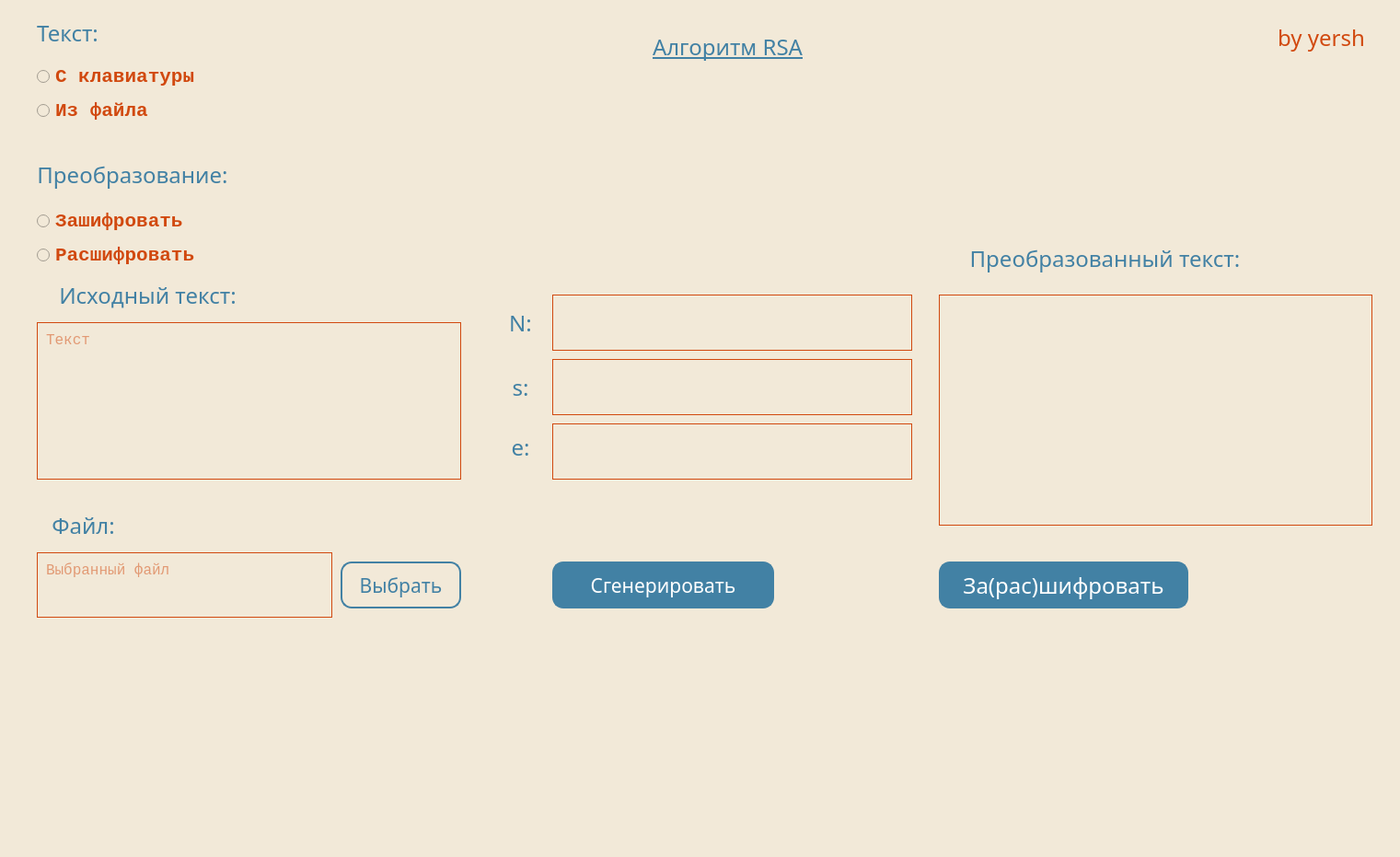
<?xml version="1.0" encoding="UTF-8"?>
<ui version="4.0">
 <class>MainWindow</class>
 <widget class="QMainWindow" name="MainWindow">
  <property name="geometry">
   <rect>
    <x>0</x>
    <y>0</y>
    <width>1521</width>
    <height>931</height>
   </rect>
  </property>
  <property name="sizePolicy">
   <sizepolicy hsizetype="Maximum" vsizetype="Maximum">
    <horstretch>0</horstretch>
    <verstretch>0</verstretch>
   </sizepolicy>
  </property>
  <property name="font">
   <font>
    <family>Arial</family>
    <pointsize>8</pointsize>
   </font>
  </property>
  <property name="windowTitle">
   <string>RSA</string>
  </property>
  <property name="styleSheet">
   <string notr="true">background-color: #F2E9D8;
color: #D1490F;
</string>
  </property>
  <widget class="QWidget" name="centralwidget">
   <widget class="QLabel" name="label_converted_text">
    <property name="geometry">
     <rect>
      <x>1020</x>
      <y>250</y>
      <width>361</width>
      <height>61</height>
     </rect>
    </property>
    <property name="font">
     <font>
      <family>NiseSega Cyrillic</family>
      <pointsize>18</pointsize>
     </font>
    </property>
    <property name="styleSheet">
     <string notr="true">color: #4281A4;</string>
    </property>
    <property name="text">
     <string>Преобразованный текст:</string>
    </property>
    <property name="alignment">
     <set>Qt::AlignCenter</set>
    </property>
   </widget>
   <widget class="QTextEdit" name="original_text">
    <property name="geometry">
     <rect>
      <x>40</x>
      <y>350</y>
      <width>461</width>
      <height>171</height>
     </rect>
    </property>
    <property name="font">
     <font>
      <family>Consolas</family>
      <pointsize>12</pointsize>
     </font>
    </property>
    <property name="styleSheet">
     <string notr="true">border-color: white;
padding: 5px;</string>
    </property>
    <property name="frameShape">
     <enum>QFrame::Box</enum>
    </property>
    <property name="frameShadow">
     <enum>QFrame::Plain</enum>
    </property>
    <property name="placeholderText">
     <string>Текст</string>
    </property>
   </widget>
   <widget class="QPushButton" name="btn_performing">
    <property name="geometry">
     <rect>
      <x>1020</x>
      <y>610</y>
      <width>271</width>
      <height>51</height>
     </rect>
    </property>
    <property name="font">
     <font>
      <family>NiseSega Cyrillic</family>
      <pointsize>18</pointsize>
     </font>
    </property>
    <property name="styleSheet">
     <string notr="true">QPushButton {
color: white;
border: 2px solid #4281A4;
background-color: #4281A4;
border-radius: 12px;
}
QPushButton:hover {
background-color: rgba(255, 255, 255, 40);
}
QPushButton:pressed {
background-color: rgba(255, 255, 255, 90);
}</string>
    </property>
    <property name="text">
     <string>За(рас)шифровать</string>
    </property>
   </widget>
   <widget class="QWidget" name="layoutWidget">
    <property name="geometry">
     <rect>
      <x>40</x>
      <y>160</y>
      <width>291</width>
      <height>133</height>
     </rect>
    </property>
    <layout class="QVBoxLayout" name="verticalLayout">
     <item alignment="Qt::AlignLeft">
      <widget class="QLabel" name="label_performing">
       <property name="font">
        <font>
         <family>NiseSega Cyrillic</family>
         <pointsize>18</pointsize>
        </font>
       </property>
       <property name="styleSheet">
        <string notr="true">color: #4281A4;
</string>
       </property>
       <property name="text">
        <string>Преобразование:</string>
       </property>
       <property name="alignment">
        <set>Qt::AlignCenter</set>
       </property>
      </widget>
     </item>
     <item>
      <widget class="QRadioButton" name="radio_encode">
       <property name="enabled">
        <bool>true</bool>
       </property>
       <property name="font">
        <font>
         <family>Consolas</family>
         <pointsize>16</pointsize>
         <bold>true</bold>
        </font>
       </property>
       <property name="text">
        <string>Зашифровать</string>
       </property>
       <attribute name="buttonGroup">
        <string notr="true">buttonGroup</string>
       </attribute>
      </widget>
     </item>
     <item>
      <widget class="QRadioButton" name="radio_decode">
       <property name="enabled">
        <bool>true</bool>
       </property>
       <property name="font">
        <font>
         <family>Consolas</family>
         <pointsize>16</pointsize>
         <bold>true</bold>
        </font>
       </property>
       <property name="text">
        <string>Расшифровать</string>
       </property>
       <attribute name="buttonGroup">
        <string notr="true">buttonGroup</string>
       </attribute>
      </widget>
     </item>
     <item>
      <layout class="QHBoxLayout" name="horizontalLayout"/>
     </item>
    </layout>
   </widget>
   <widget class="QTextEdit" name="converted_text">
    <property name="geometry">
     <rect>
      <x>1020</x>
      <y>320</y>
      <width>471</width>
      <height>251</height>
     </rect>
    </property>
    <property name="font">
     <font>
      <family>Consolas</family>
      <pointsize>12</pointsize>
     </font>
    </property>
    <property name="styleSheet">
     <string notr="true">border-color: white;
padding: 5px;</string>
    </property>
    <property name="frameShape">
     <enum>QFrame::Box</enum>
    </property>
    <property name="frameShadow">
     <enum>QFrame::Plain</enum>
    </property>
    <property name="readOnly">
     <bool>true</bool>
    </property>
    <property name="placeholderText">
     <string/>
    </property>
   </widget>
   <widget class="QWidget" name="layoutWidget_2">
    <property name="geometry">
     <rect>
      <x>40</x>
      <y>10</y>
      <width>271</width>
      <height>126</height>
     </rect>
    </property>
    <layout class="QVBoxLayout" name="verticalLayout_4">
     <item alignment="Qt::AlignLeft">
      <widget class="QLabel" name="label_text">
       <property name="font">
        <font>
         <family>NiseSega Cyrillic</family>
         <pointsize>18</pointsize>
        </font>
       </property>
       <property name="styleSheet">
        <string notr="true">color: #4281A4;
</string>
       </property>
       <property name="text">
        <string>Текст:</string>
       </property>
       <property name="alignment">
        <set>Qt::AlignCenter</set>
       </property>
      </widget>
     </item>
     <item>
      <widget class="QRadioButton" name="radio_from_line">
       <property name="enabled">
        <bool>true</bool>
       </property>
       <property name="font">
        <font>
         <family>Consolas</family>
         <pointsize>16</pointsize>
         <bold>true</bold>
        </font>
       </property>
       <property name="text">
        <string>С клавиатуры</string>
       </property>
      </widget>
     </item>
     <item>
      <layout class="QHBoxLayout" name="horizontalLayout_4">
       <item>
        <widget class="QRadioButton" name="radio_from_file">
         <property name="enabled">
          <bool>true</bool>
         </property>
         <property name="font">
          <font>
           <family>Consolas</family>
           <pointsize>16</pointsize>
           <bold>true</bold>
          </font>
         </property>
         <property name="text">
          <string>Из файла</string>
         </property>
        </widget>
       </item>
      </layout>
     </item>
    </layout>
   </widget>
   <widget class="QPushButton" name="btn_open_file">
    <property name="geometry">
     <rect>
      <x>370</x>
      <y>610</y>
      <width>131</width>
      <height>51</height>
     </rect>
    </property>
    <property name="font">
     <font>
      <family>NiseSega Cyrillic</family>
      <pointsize>16</pointsize>
     </font>
    </property>
    <property name="styleSheet">
     <string notr="true">QPushButton {
color: #4281A4;
border: 2px solid #4281A4;
border-radius: 12px;
}
QPushButton:hover {
background-color: rgba(255, 255, 255, 40);
}
QPushButton:pressed {
background-color: rgba(255, 255, 255, 90);
}</string>
    </property>
    <property name="text">
     <string>Выбрать</string>
    </property>
   </widget>
   <widget class="QLabel" name="label_open_key_n">
    <property name="geometry">
     <rect>
      <x>540</x>
      <y>320</y>
      <width>51</width>
      <height>61</height>
     </rect>
    </property>
    <property name="font">
     <font>
      <family>NiseSega Cyrillic</family>
      <pointsize>18</pointsize>
     </font>
    </property>
    <property name="styleSheet">
     <string notr="true">color: #4281A4;</string>
    </property>
    <property name="text">
     <string>N:</string>
    </property>
    <property name="alignment">
     <set>Qt::AlignCenter</set>
    </property>
   </widget>
   <widget class="QTextEdit" name="text_open_key_n">
    <property name="geometry">
     <rect>
      <x>600</x>
      <y>320</y>
      <width>391</width>
      <height>61</height>
     </rect>
    </property>
    <property name="font">
     <font>
      <family>Consolas</family>
      <pointsize>12</pointsize>
     </font>
    </property>
    <property name="styleSheet">
     <string notr="true">border-color: white;
padding: 5px;</string>
    </property>
    <property name="frameShape">
     <enum>QFrame::Box</enum>
    </property>
    <property name="frameShadow">
     <enum>QFrame::Plain</enum>
    </property>
    <property name="readOnly">
     <bool>false</bool>
    </property>
    <property name="placeholderText">
     <string/>
    </property>
   </widget>
   <widget class="QTextEdit" name="text_open_key_s">
    <property name="geometry">
     <rect>
      <x>600</x>
      <y>390</y>
      <width>391</width>
      <height>61</height>
     </rect>
    </property>
    <property name="font">
     <font>
      <family>Consolas</family>
      <pointsize>12</pointsize>
     </font>
    </property>
    <property name="styleSheet">
     <string notr="true">border-color: white;
padding: 5px;</string>
    </property>
    <property name="frameShape">
     <enum>QFrame::Box</enum>
    </property>
    <property name="frameShadow">
     <enum>QFrame::Plain</enum>
    </property>
    <property name="readOnly">
     <bool>false</bool>
    </property>
    <property name="placeholderText">
     <string/>
    </property>
   </widget>
   <widget class="QLabel" name="label_open_key_s">
    <property name="geometry">
     <rect>
      <x>540</x>
      <y>390</y>
      <width>51</width>
      <height>61</height>
     </rect>
    </property>
    <property name="font">
     <font>
      <family>NiseSega Cyrillic</family>
      <pointsize>18</pointsize>
     </font>
    </property>
    <property name="styleSheet">
     <string notr="true">color: #4281A4;</string>
    </property>
    <property name="text">
     <string>s:</string>
    </property>
    <property name="alignment">
     <set>Qt::AlignCenter</set>
    </property>
   </widget>
   <widget class="QPushButton" name="btn_generate_open_keys">
    <property name="geometry">
     <rect>
      <x>600</x>
      <y>610</y>
      <width>241</width>
      <height>51</height>
     </rect>
    </property>
    <property name="font">
     <font>
      <family>NiseSega Cyrillic</family>
      <pointsize>16</pointsize>
     </font>
    </property>
    <property name="styleSheet">
     <string notr="true">QPushButton {
color: white;
border: 2px solid #4281A4;
background-color: #4281A4;
border-radius: 12px;
}
QPushButton:hover {
background-color: rgba(255, 255, 255, 40);
}
QPushButton:pressed {
background-color: rgba(255, 255, 255, 90);
}</string>
    </property>
    <property name="text">
     <string>Сгенерировать</string>
    </property>
   </widget>
   <widget class="QLabel" name="label_closed_key_e">
    <property name="geometry">
     <rect>
      <x>540</x>
      <y>460</y>
      <width>51</width>
      <height>51</height>
     </rect>
    </property>
    <property name="font">
     <font>
      <family>NiseSega Cyrillic</family>
      <pointsize>18</pointsize>
     </font>
    </property>
    <property name="styleSheet">
     <string notr="true">color: #4281A4;</string>
    </property>
    <property name="text">
     <string>e:</string>
    </property>
    <property name="alignment">
     <set>Qt::AlignCenter</set>
    </property>
   </widget>
   <widget class="QTextEdit" name="text_closed_key_e">
    <property name="geometry">
     <rect>
      <x>600</x>
      <y>460</y>
      <width>391</width>
      <height>61</height>
     </rect>
    </property>
    <property name="font">
     <font>
      <family>Consolas</family>
      <pointsize>12</pointsize>
     </font>
    </property>
    <property name="styleSheet">
     <string notr="true">border-color: white;
padding: 5px;</string>
    </property>
    <property name="frameShape">
     <enum>QFrame::Box</enum>
    </property>
    <property name="frameShadow">
     <enum>QFrame::Plain</enum>
    </property>
    <property name="placeholderText">
     <string/>
    </property>
   </widget>
   <widget class="QTextEdit" name="file_path">
    <property name="geometry">
     <rect>
      <x>40</x>
      <y>600</y>
      <width>321</width>
      <height>71</height>
     </rect>
    </property>
    <property name="font">
     <font>
      <family>Consolas</family>
      <pointsize>12</pointsize>
     </font>
    </property>
    <property name="styleSheet">
     <string notr="true">border-color: white;
padding: 5px;</string>
    </property>
    <property name="frameShape">
     <enum>QFrame::Box</enum>
    </property>
    <property name="frameShadow">
     <enum>QFrame::Plain</enum>
    </property>
    <property name="readOnly">
     <bool>true</bool>
    </property>
    <property name="placeholderText">
     <string>Выбранный файл</string>
    </property>
   </widget>
   <widget class="QPushButton" name="btn_switch_texts">
    <property name="geometry">
     <rect>
      <x>10</x>
      <y>940</y>
      <width>51</width>
      <height>51</height>
     </rect>
    </property>
    <property name="font">
     <font>
      <family>NiseSega Cyrillic</family>
      <pointsize>30</pointsize>
     </font>
    </property>
    <property name="styleSheet">
     <string notr="true">QPushButton {
color: Cyan;
border: 2px solid Cyan;
border-radius: 7px;
}
QPushButton:hover {
background-color: rgba(255, 255, 255, 40);
}
QPushButton:pressed {
background-color: rgba(255, 255, 255, 90);
}</string>
    </property>
    <property name="text">
     <string>↑</string>
    </property>
   </widget>
   <widget class="QLabel" name="label_converted_text_2">
    <property name="geometry">
     <rect>
      <x>40</x>
      <y>300</y>
      <width>241</width>
      <height>41</height>
     </rect>
    </property>
    <property name="font">
     <font>
      <family>NiseSega Cyrillic</family>
      <pointsize>18</pointsize>
     </font>
    </property>
    <property name="styleSheet">
     <string notr="true">color: #4281A4;</string>
    </property>
    <property name="text">
     <string>Исходный текст:</string>
    </property>
    <property name="alignment">
     <set>Qt::AlignCenter</set>
    </property>
   </widget>
   <widget class="QLabel" name="label_converted_text_3">
    <property name="geometry">
     <rect>
      <x>40</x>
      <y>550</y>
      <width>101</width>
      <height>41</height>
     </rect>
    </property>
    <property name="font">
     <font>
      <family>NiseSega Cyrillic</family>
      <pointsize>18</pointsize>
     </font>
    </property>
    <property name="styleSheet">
     <string notr="true">color: #4281A4;</string>
    </property>
    <property name="text">
     <string>Файл:</string>
    </property>
    <property name="alignment">
     <set>Qt::AlignCenter</set>
    </property>
   </widget>
   <widget class="QLabel" name="label_converted_text_4">
    <property name="geometry">
     <rect>
      <x>610</x>
      <y>20</y>
      <width>361</width>
      <height>61</height>
     </rect>
    </property>
    <property name="font">
     <font>
      <family>NiseSega Cyrillic</family>
      <pointsize>18</pointsize>
      <underline>true</underline>
     </font>
    </property>
    <property name="styleSheet">
     <string notr="true">color: #4281A4;
text-decoration: underline;</string>
    </property>
    <property name="text">
     <string>Алгоритм RSA</string>
    </property>
    <property name="alignment">
     <set>Qt::AlignCenter</set>
    </property>
   </widget>
   <widget class="QLabel" name="label_converted_text_5">
    <property name="geometry">
     <rect>
      <x>1360</x>
      <y>10</y>
      <width>151</width>
      <height>61</height>
     </rect>
    </property>
    <property name="font">
     <font>
      <family>NiseSega Cyrillic</family>
      <pointsize>18</pointsize>
     </font>
    </property>
    <property name="text">
     <string>by yersh</string>
    </property>
    <property name="alignment">
     <set>Qt::AlignCenter</set>
    </property>
   </widget>
  </widget>
 </widget>
 <resources/>
 <connections/>
 <buttongroups>
  <buttongroup name="buttonGroup"/>
 </buttongroups>
</ui>
